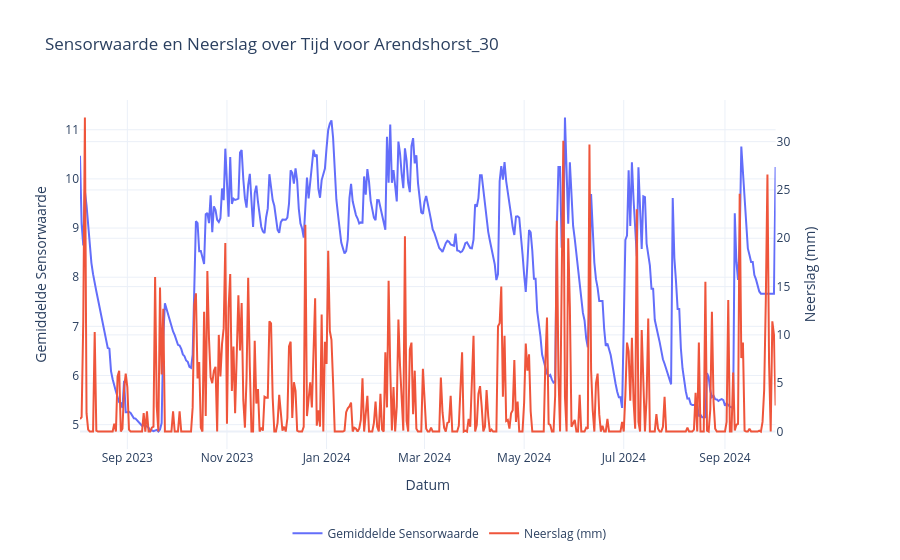
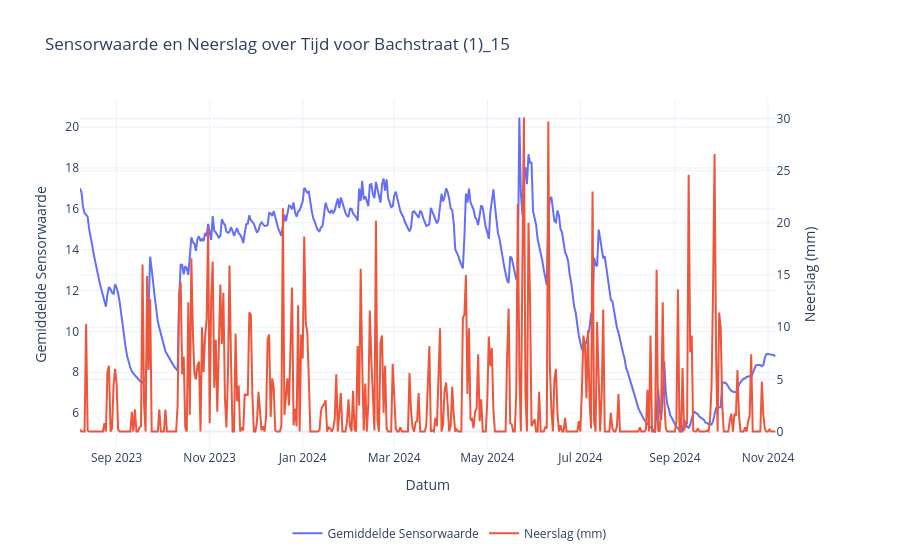
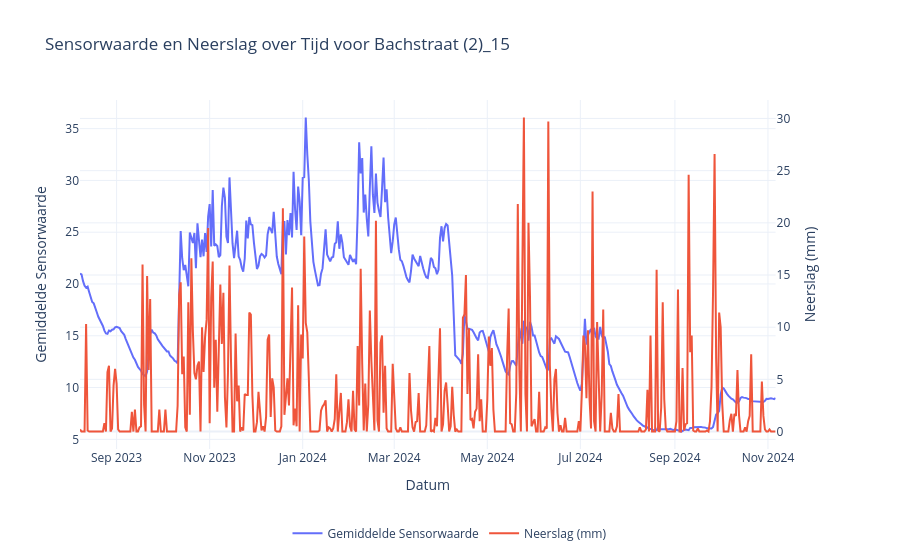
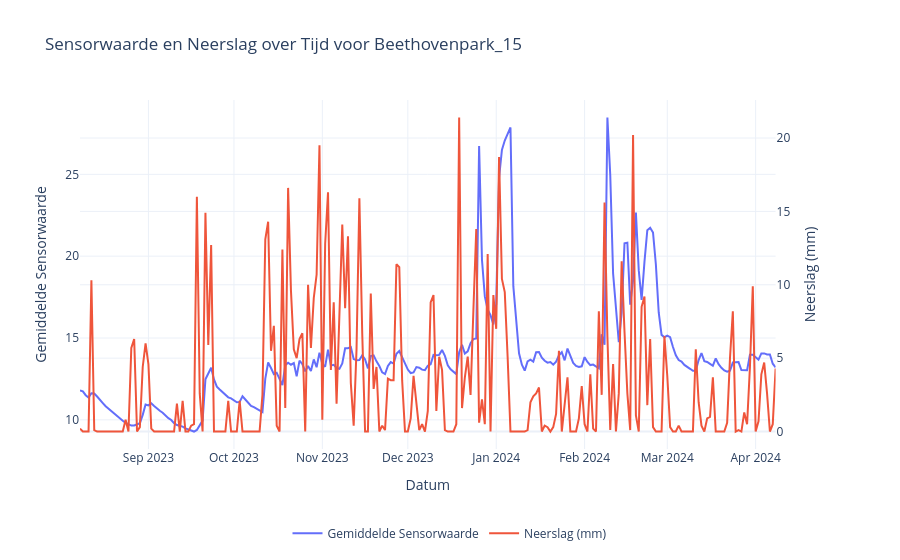

The code cell stored with these charts, in order, in its notebook:
### Code cell
import plotly.graph_objects as go
from plotly.subplots import make_subplots

# Zorg ervoor dat 'datum' een datetime-formaat heeft
df['datum'] = pd.to_datetime(df['datum'])

# Maak een lijst met unieke locaties
locaties = df['locatie'].unique()

# Loop door elke locatie en plot de grafiek
for locatie in locaties:
    # Filter de data voor de huidige locatie
    data_locatie = df[df['locatie'] == locatie]

    # Sorteer data op datum voor een consistente tijdsreeks
    data_locatie = data_locatie.sort_values('datum')

    # Begin met het aanmaken van een subplot met twee y-assen
    fig = make_subplots(specs=[[{"secondary_y": True}]])

    # Voeg de sensorwaarde toe aan de primaire y-as
    fig.add_trace(
        go.Scatter(
            x=data_locatie['datum'], y=data_locatie['s'], name='Gemiddelde Sensorwaarde'),
        secondary_y=False,
    )

    # Voeg de neerslag toe aan de secundaire y-as
    fig.add_trace(
        go.Scatter(x=data_locatie['datum'],
                   y=data_locatie['n'], name='Neerslag (mm)'),
        secondary_y=True,
    )

    # Labels en titel toevoegen
    fig.update_xaxes(title_text="Datum")
    fig.update_yaxes(title_text="Gemiddelde Sensorwaarde", secondary_y=False)
    fig.update_yaxes(title_text="Neerslag (mm)", secondary_y=True)

    fig.update_layout(
        title_text=f"Sensorwaarde en Neerslag over Tijd voor {locatie}",
        template="plotly_white",
        legend=dict(
            orientation="h",
            yanchor="top",
            y=-0.2,  # Plaatst de legenda onder de grafiek
            xanchor="center",
            x=0.5
        )
    )

    # Toon de grafiek
    fig.show()

    # fig.write_image(f"../final_documentatie/figuren/{locatie}.png")

### Figure 1 — Plotly figure (JSON) as saved in the notebook; plotly's stock layout.template omitted (floating-point values rounded to 4 significant figures; data arrays with more than 128 entries replaced by an {"elided": "..."} marker saying what was removed)
{"data": [{"name": "Gemiddelde Sensorwaarde", "type": "scatter", "x": {"elided": "427 str values"}, "xaxis": "x", "y": {"elided": "427 float values"}, "yaxis": "y"}, {"name": "Neerslag (mm)", "type": "scatter", "x": {"elided": "427 str values"}, "xaxis": "x", "y": {"elided": "427 float values"}, "yaxis": "y2"}], "layout": {"legend": {"orientation": "h", "x": 0.5, "xanchor": "center", "y": -0.2, "yanchor": "top"}, "title": {"text": "Sensorwaarde en Neerslag over Tijd voor Arendshorst_30"}, "xaxis": {"anchor": "y", "domain": [0, 0.94], "title": {"text": "Datum"}}, "yaxis": {"anchor": "x", "domain": [0, 1], "title": {"text": "Gemiddelde Sensorwaarde"}}, "yaxis2": {"anchor": "x", "overlaying": "y", "side": "right", "title": {"text": "Neerslag (mm)"}}}}

### Figure 2 — Plotly figure (JSON) as saved in the notebook; plotly's stock layout.template omitted (floating-point values rounded to 4 significant figures; data arrays with more than 128 entries replaced by an {"elided": "..."} marker saying what was removed)
{"data": [{"name": "Gemiddelde Sensorwaarde", "type": "scatter", "x": {"elided": "457 str values"}, "xaxis": "x", "y": {"elided": "457 float values"}, "yaxis": "y"}, {"name": "Neerslag (mm)", "type": "scatter", "x": {"elided": "457 str values"}, "xaxis": "x", "y": {"elided": "457 float values"}, "yaxis": "y2"}], "layout": {"legend": {"orientation": "h", "x": 0.5, "xanchor": "center", "y": -0.2, "yanchor": "top"}, "title": {"text": "Sensorwaarde en Neerslag over Tijd voor Bachstraat (1)_15"}, "xaxis": {"anchor": "y", "domain": [0, 0.94], "title": {"text": "Datum"}}, "yaxis": {"anchor": "x", "domain": [0, 1], "title": {"text": "Gemiddelde Sensorwaarde"}}, "yaxis2": {"anchor": "x", "overlaying": "y", "side": "right", "title": {"text": "Neerslag (mm)"}}}}

### Figure 3 — Plotly figure (JSON) as saved in the notebook; plotly's stock layout.template omitted (floating-point values rounded to 4 significant figures; data arrays with more than 128 entries replaced by an {"elided": "..."} marker saying what was removed)
{"data": [{"name": "Gemiddelde Sensorwaarde", "type": "scatter", "x": {"elided": "457 str values"}, "xaxis": "x", "y": {"elided": "457 float values"}, "yaxis": "y"}, {"name": "Neerslag (mm)", "type": "scatter", "x": {"elided": "457 str values"}, "xaxis": "x", "y": {"elided": "457 float values"}, "yaxis": "y2"}], "layout": {"legend": {"orientation": "h", "x": 0.5, "xanchor": "center", "y": -0.2, "yanchor": "top"}, "title": {"text": "Sensorwaarde en Neerslag over Tijd voor Bachstraat (2)_15"}, "xaxis": {"anchor": "y", "domain": [0, 0.94], "title": {"text": "Datum"}}, "yaxis": {"anchor": "x", "domain": [0, 1], "title": {"text": "Gemiddelde Sensorwaarde"}}, "yaxis2": {"anchor": "x", "overlaying": "y", "side": "right", "title": {"text": "Neerslag (mm)"}}}}

### Figure 4 — Plotly figure (JSON) as saved in the notebook; plotly's stock layout.template omitted (floating-point values rounded to 4 significant figures; data arrays with more than 128 entries replaced by an {"elided": "..."} marker saying what was removed)
{"data": [{"name": "Gemiddelde Sensorwaarde", "type": "scatter", "x": {"elided": "245 str values"}, "xaxis": "x", "y": {"elided": "245 float values"}, "yaxis": "y"}, {"name": "Neerslag (mm)", "type": "scatter", "x": {"elided": "245 str values"}, "xaxis": "x", "y": {"elided": "245 float values"}, "yaxis": "y2"}], "layout": {"legend": {"orientation": "h", "x": 0.5, "xanchor": "center", "y": -0.2, "yanchor": "top"}, "title": {"text": "Sensorwaarde en Neerslag over Tijd voor Beethovenpark_15"}, "xaxis": {"anchor": "y", "domain": [0, 0.94], "title": {"text": "Datum"}}, "yaxis": {"anchor": "x", "domain": [0, 1], "title": {"text": "Gemiddelde Sensorwaarde"}}, "yaxis2": {"anchor": "x", "overlaying": "y", "side": "right", "title": {"text": "Neerslag (mm)"}}}}
